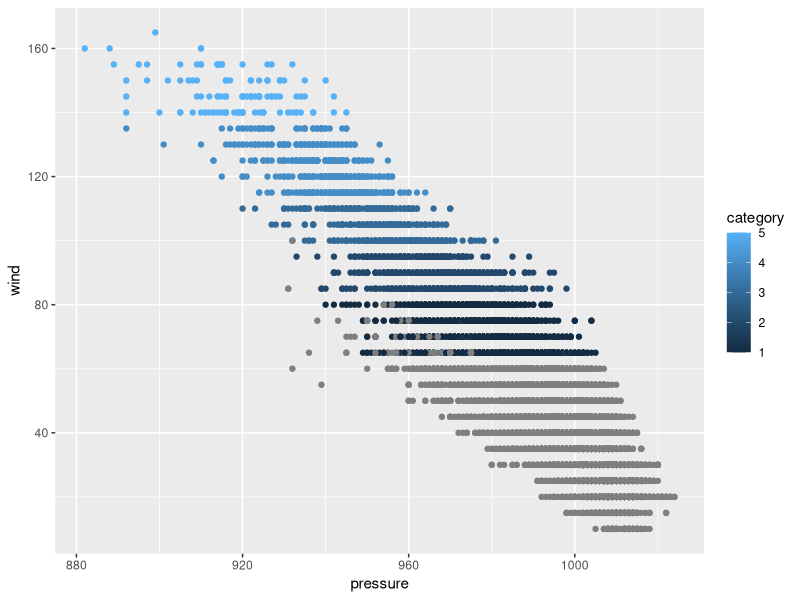

Write R code to recreate this figure.
## ---- chunk 1

library(tidyverse)

## ---- chunk 2

ggplot(data = storms) +
  geom_point (mapping = aes(x = pressure, y=wind, color = category))

